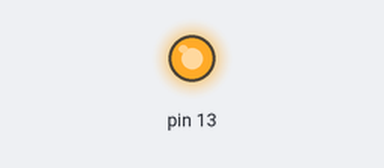
This sketch was run on a simulated Arduino Uno, built with avr-gcc and run on an emulated ATmega328P. On the bench: output pins drawn as LEDs (lit = HIGH). Random numbers use the default seed unless the sketch sets one.

Above: at 0.1 s.
At 125.1 s:
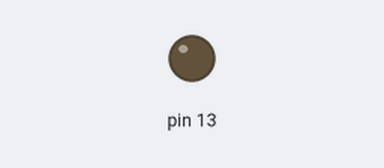
Timing chart, 0 to 126.6 s (numbered marks = the images above):
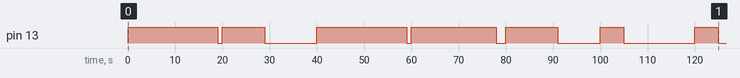

Measured:
- by itself, pin 13: LOW → HIGH at 0.00 s, → LOW 19.0 s later, → HIGH 1.0 s later, → LOW 9.0 s later, … (14 changes in this stretch)

The sketch:

vibration_operant_conditioning.ino
```cpp
// This script will run for 1 hours and have a randomized duration of disturbance and randomized duration of rest
int switchState = 0; // counts every 10 minutes + 1
long randNumber;
long trackNumber; // For tracking how much time to givev to rest each time
void setup() {
  // initialize digital pin LED_BUILTIN as an output.
  pinMode(13, OUTPUT);
  Serial.begin(9600);

  // if analog input pin 0 is unconnected, random analog
  // noise will cause the call to randomSeed() to generate
  // different seed numbers each time the sketch runs.
  // randomSeed() will then shuffle the random function.
  randomSeed(analogRead(0));
}

void loop() {
  if (switchState < 1 * 6 * 15 + 1){ // switchState 1 == 1 min; switchState 1 * 6 = 6 minutes; switchState 1 * 6 * 15 = 1 hour 30 min;
    switchState = switchState + 1;
    // 20 seconds
    randNumber = random(5, 20);;
    digitalWrite(13, HIGH);   // turn the LED on (HIGH is the voltage level)
    delay(1000*randNumber); // disturb for random number of seconds between 5 and 20.
    trackNumber = 20 - randNumber;;
    digitalWrite(13, LOW);
    delay(1000*(trackNumber)); // wait for number of seconds that not rung
    // 40 seconds
    randNumber = random(5, 20);;
    digitalWrite(13, HIGH);   // turn the LED on (HIGH is the voltage level)
    delay(1000*randNumber); // disturb for random number of seconds between 5 and 20.
    trackNumber = 20 - randNumber;;
    digitalWrite(13, LOW);
    delay(1000*(trackNumber)); // wait for number of seconds that not rung
    // 60 seconds
    randNumber = random(5, 20);;
    digitalWrite(13, HIGH);   // turn the LED on (HIGH is the voltage level)
    delay(1000*randNumber); // disturb for random number of seconds between 5 and 20.
    trackNumber = 20 - randNumber;;
    digitalWrite(13, LOW);
    delay(1000*(trackNumber)); // wait for number of seconds that not rung
  }
    else {
    digitalWrite(13, LOW);
  }
}
```
